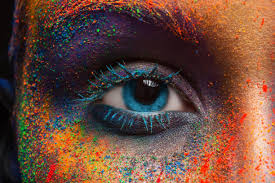
#> input picture images/eye.jpeg, 275 x 183 px
$ python string_art.py
#> lines starting #> are read from the running program, lines starting #| are printed output that depends on the picture; after the words box and inside, x2 and y2 are one past the last pixel; in counts of white or black regions, pixels touching at a corner belong together
import cv2
import numpy as np
import matplotlib.pyplot as plt
import math
import os


# Load and preprocess image
img_path = "images/eye.jpeg"  # Replace with your file name
if not os.path.exists(img_path):
    raise FileNotFoundError(f"Input image not found at path: {img_path}")
image = cv2.imread(img_path, cv2.IMREAD_GRAYSCALE)
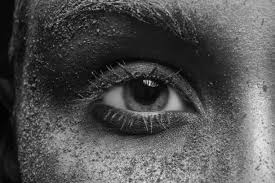
#> image: shape (183, 275); min 0, max 238, mean 81.3
image = cv2.resize(image, (400, 400))
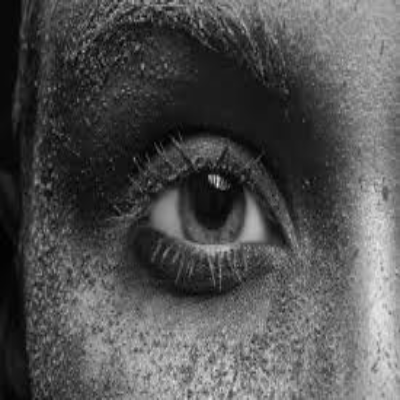
#> image: shape (400, 400); min 0, max 234, mean 81.2
image = cv2.normalize(image, None, 0, 255, cv2.NORM_MINMAX)

# Parameters
num_pins = 200
num_lines = 3000
radius = 190
center = (200, 200)

# Generate pins on a circle
def generate_pins(n, r, c):
    return [
        (
            int(c[0] + r * math.cos(2 * math.pi * i / n)),
            int(c[1] + r * math.sin(2 * math.pi * i / n))
        )
        for i in range(n)
    ]

# Draw a line and subtract brightness
def draw_line(img, pt1, pt2, value):
    mask = np.zeros_like(img, dtype=np.uint8)
    cv2.line(mask, pt1, pt2, 255, 1)
    img[mask == 255] = np.clip(img[mask == 255] - value, 0, 255)
    return img, mask

# Optimize next pin selection (local search)
def select_next_pin(working_img, curr_pin, pins, search_radius=20):
    best_score = -np.inf
    best_pin = None
    best_mask = None

    for offset in range(1, search_radius + 1):
        for direction in [-1, 1]:
            target = (curr_pin + direction * offset) % len(pins)
            temp_img = working_img.copy()
            temp_img, mask = draw_line(temp_img, pins[curr_pin], pins[target], 10)
            score = np.sum((working_img - temp_img) * (mask == 255))
            if score > best_score:
                best_score = score
                best_pin = target
                best_mask = mask

    return best_pin, best_mask

# Main execution
pins = generate_pins(num_pins, radius, center)
canvas = np.ones_like(image) * 255
working_img = image.copy()
line_sequence = []
current_pin = 0

for _ in range(num_lines):
    next_pin, mask = select_next_pin(working_img, current_pin, pins)
    if next_pin is not None:
        canvas[mask == 255] = 0
        working_img[mask == 255] = np.clip(working_img[mask == 255] - 10, 0, 255)
        line_sequence.append((current_pin, next_pin))
        current_pin = next_pin
#> this loop made 3000 passes
#> (next_pin, current_pin) on passes 1 to 12: (180, 180), (0, 0), (180, 180), (0, 0), (180, 180), (0, 0), (180, 180), (0, 0), (180, 180), (0, 0), (180, 180), (0, 0)
#> next_pin on pass 100: 0
#> pass 1, `next_pin, mask = select_next_pin(working_img, current_pin, pins)`:
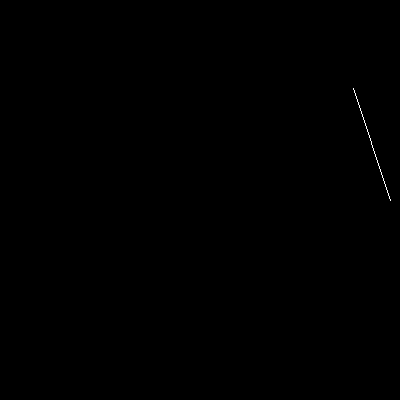
#> mask: shape (400, 400); 0.07% white in thin lines or dots, all inside (x1, y1, x2, y2) = (353, 88, 391, 201)
#> after the loop: working_img: shape (400, 400); min 0, max 255, mean 88.5
#> after the loop, line_sequence = 3000 pairs, first value 0 to 180, second value 0 to 180

# Show final result
plt.imshow(canvas, cmap='gray')
plt.title("String Art Result")
plt.axis("off")
plt.show()

# Save output
os.makedirs("outputs", exist_ok=True)
cv2.imwrite("outputs/string_art_result.png", canvas)
print("✅ Output saved at: outputs/string_art_result.png")
